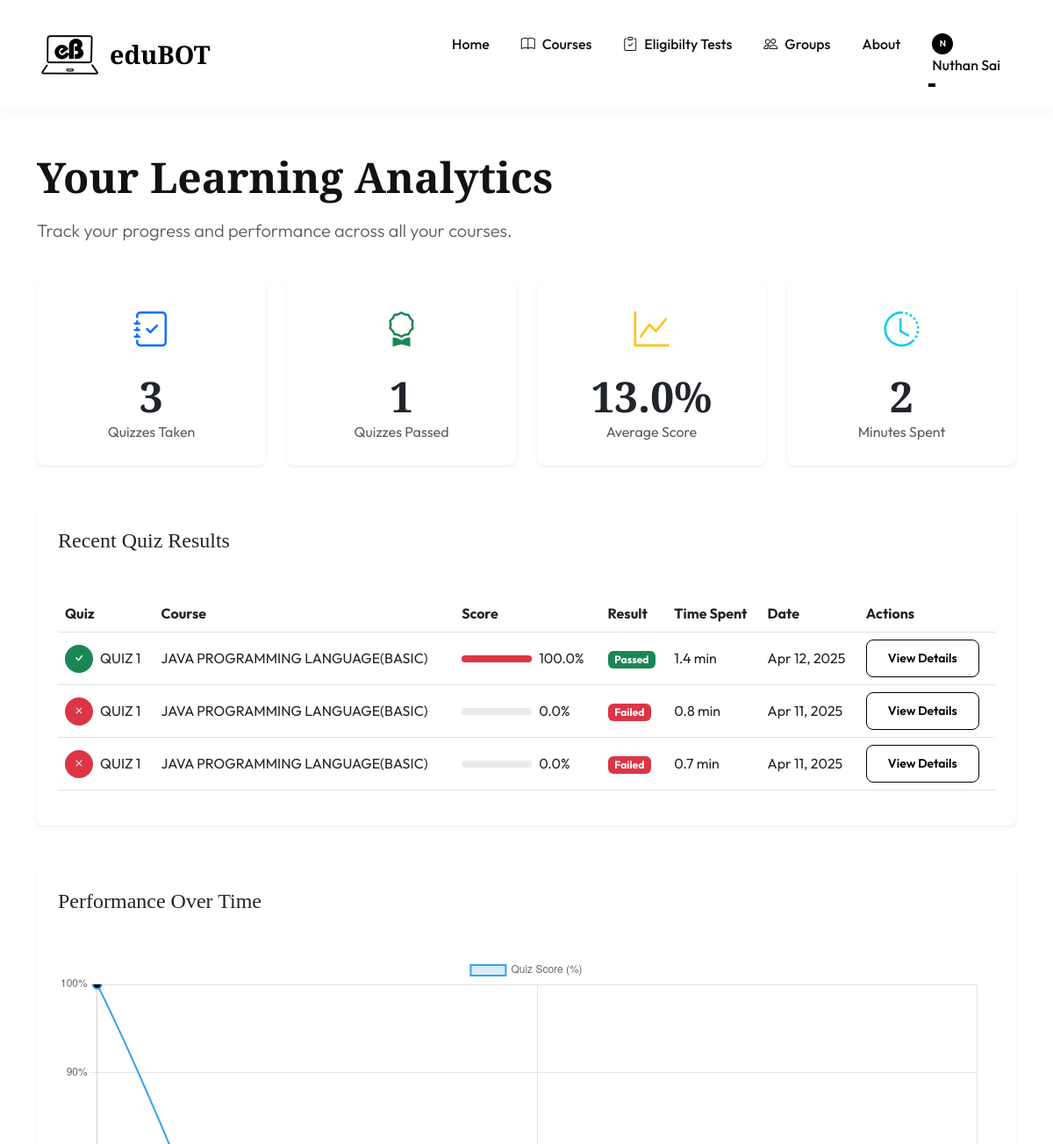
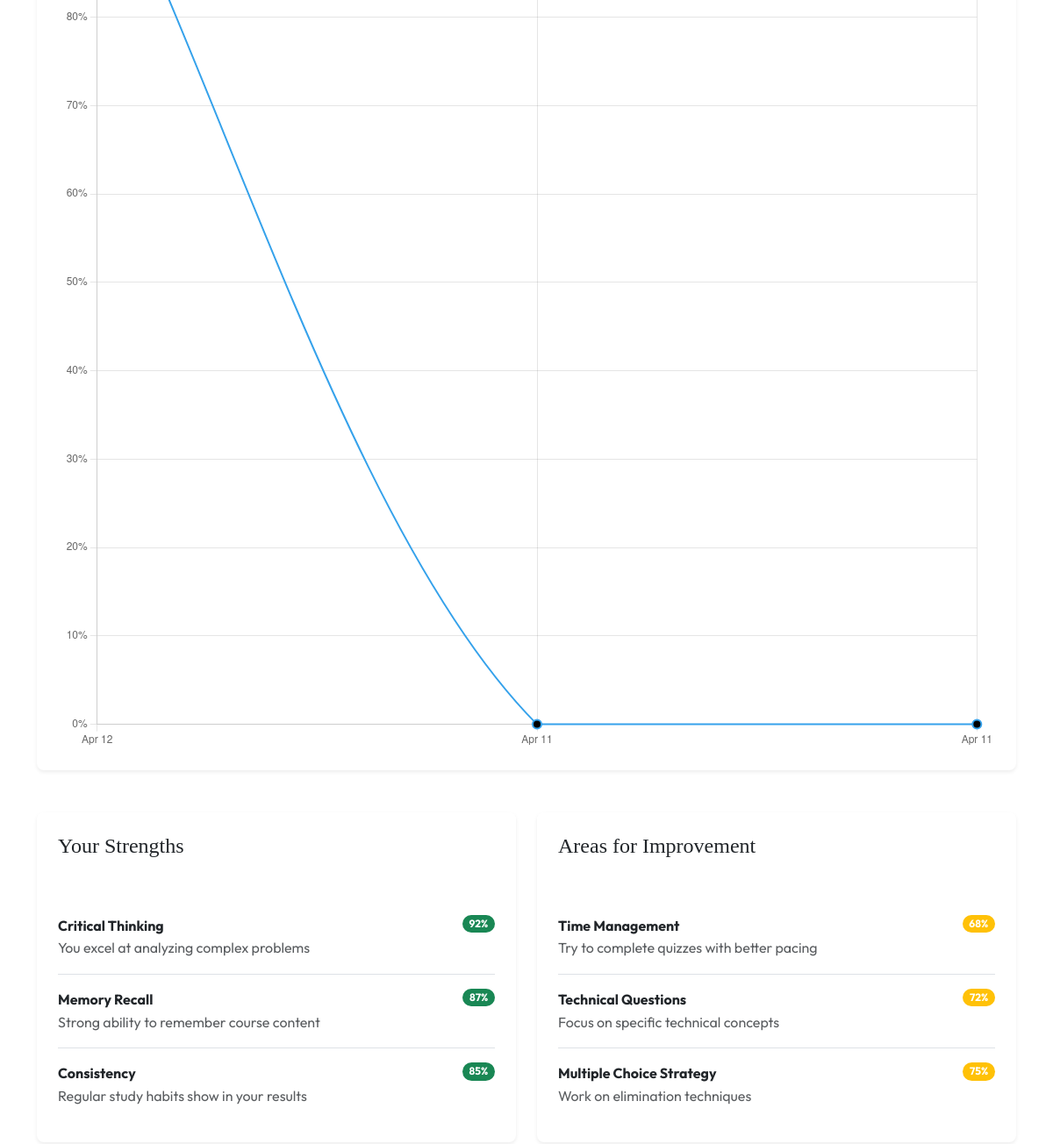
Page /course/analytics/ (signed in, upper part) on the earlier database version (2 pictures, top to bottom).
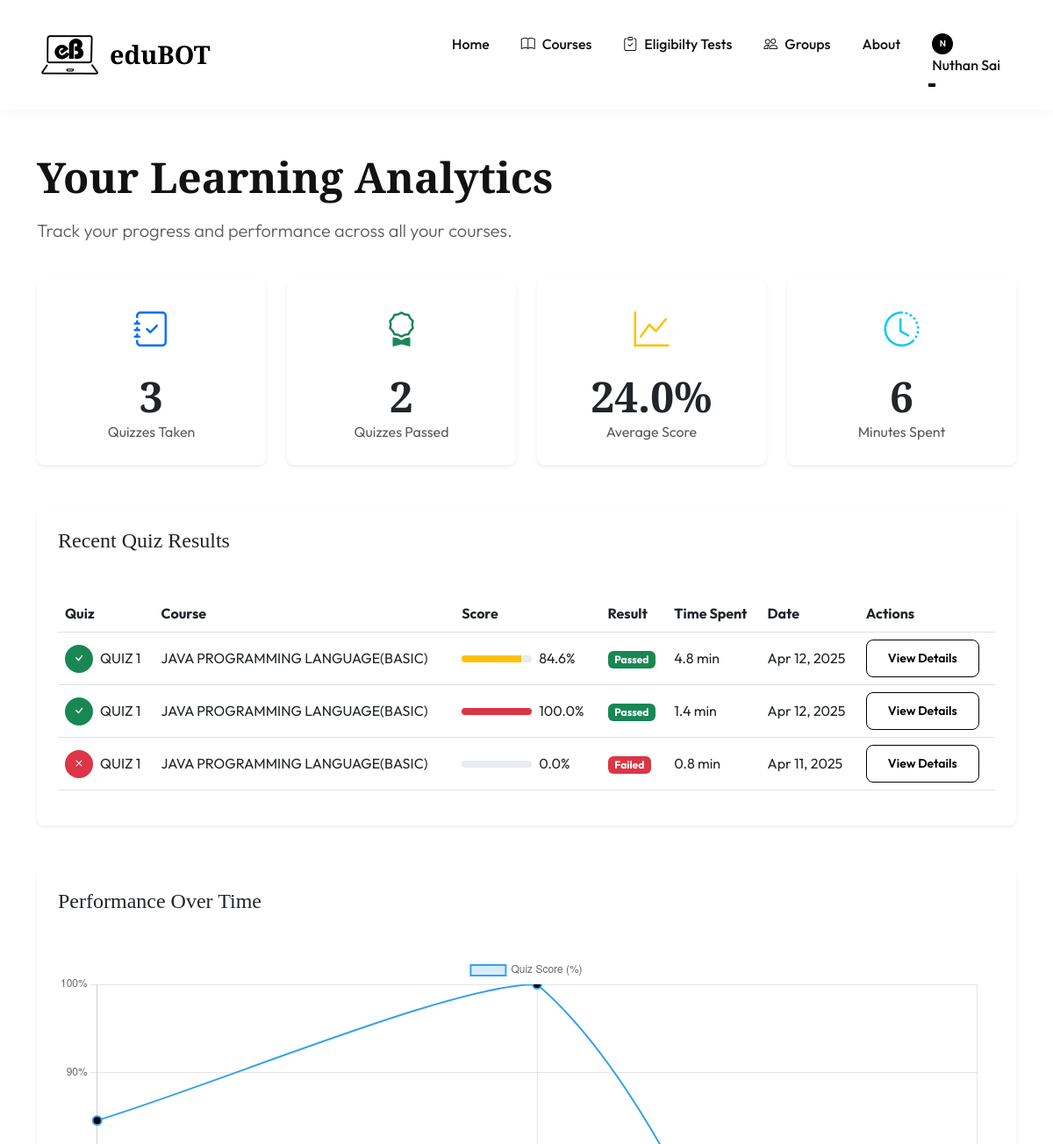
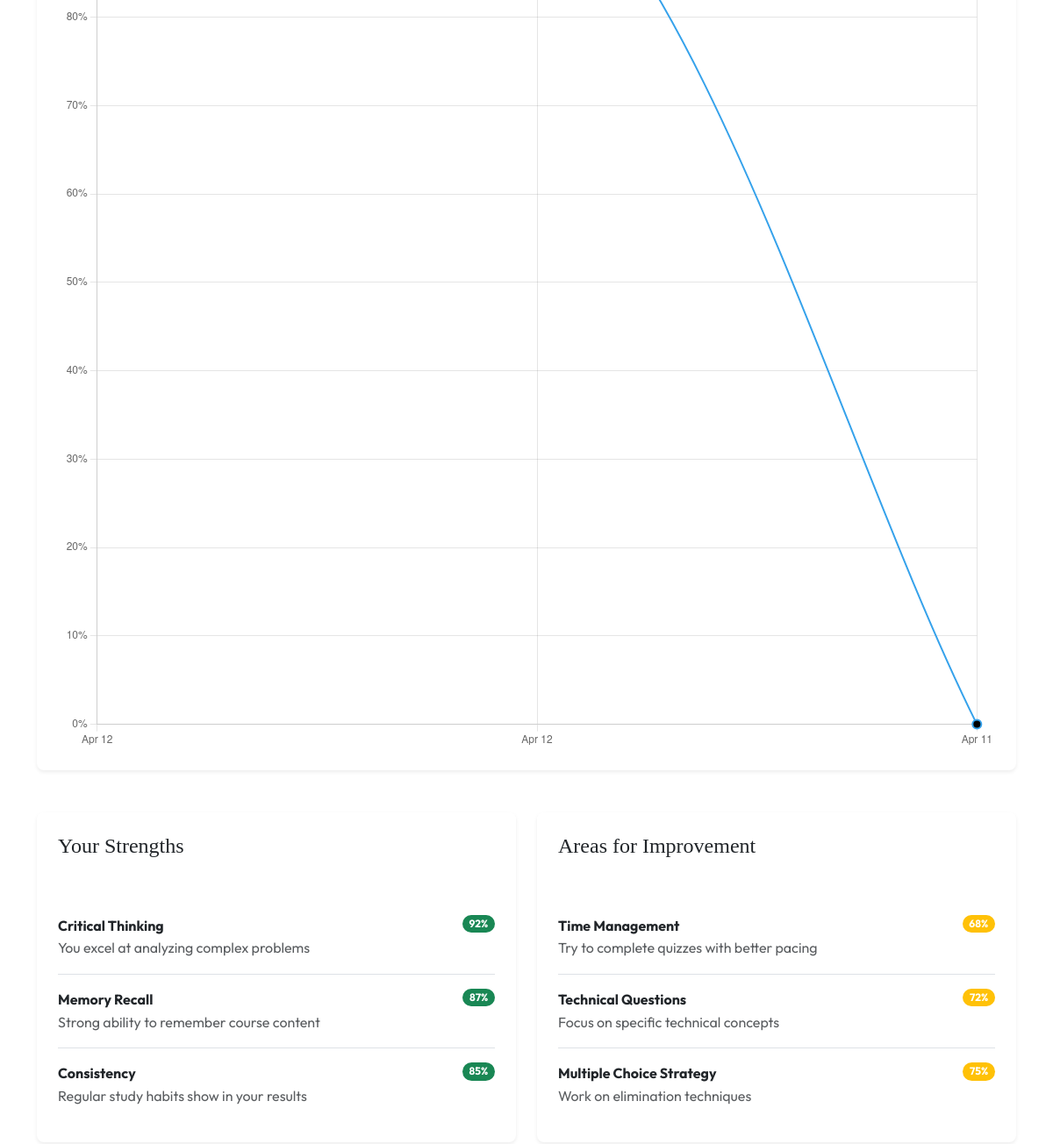
Same page on the later database version (2 pictures, top to bottom).
### courses/models.py (models this page shows, shortened)
class StudentAnalytics(models.Model):
    student_profile = models.OneToOneField('accounts.StudentProfile', on_delete=models.CASCADE, related_name='analytics')
    total_quizzes_taken = models.PositiveIntegerField(default=0)
    total_quizzes_passed = models.PositiveIntegerField(default=0)
    average_score = models.FloatField(default=0)
    total_time_spent = models.PositiveIntegerField(default=0, help_text="Total time spent on quizzes in minutes")

class QuizAttempt(models.Model):
    student = models.ForeignKey(User, on_delete=models.CASCADE, related_name='quiz_attempts')
    quiz = models.ForeignKey(Quiz, on_delete=models.CASCADE, related_name='attempts')
    start_time = models.DateTimeField(auto_now_add=True)
    end_time = models.DateTimeField(null=True, blank=True)
    score = models.FloatField(null=True, blank=True)
    passed = models.BooleanField(null=True, blank=True)
    ip_address = models.GenericIPAddressField(null=True, blank=True)
    user_agent = models.TextField(blank=True)
    tab_switches = models.PositiveIntegerField(default=0)
    session_id = models.UUIDField(default=uuid.uuid4, editable=False)
    @property
    def time_taken(self):
        if not self.end_time:
            return None
        return (self.end_time - self.start_time).total_seconds() / 60
    @property
    def percentage_score(self):
        if self.score is None or self.quiz.total_marks == 0:
            return 0
        return (self.score / self.quiz.total_marks) * 100

class Quiz(models.Model):
    lesson = models.OneToOneField(Lesson, on_delete=models.CASCADE, related_name='quiz')
    title = models.CharField(max_length=200)
    description = models.TextField(blank=True)
    time_limit = models.PositiveIntegerField(help_text="Time limit in minutes", default=10)
    passing_percentage = models.PositiveIntegerField(
        default=75,
        validators=[MinValueValidator(1), MaxValueValidator(100)],
        help_text="Minimum percentage required to pass"
    )
    difficulty = models.CharField(
        max_length=20,
        choices=QuizDifficulty.choices,
        default=QuizDifficulty.MEDIUM
    )
    prevent_tab_switch = models.BooleanField(default=True, help_text="Prevent tab switching during quiz")
    randomize_questions = models.BooleanField(default=True)
    randomize_choices = models.BooleanField(default=False, help_text="Keep this disabled to maintain A,B,C,D order")
    show_result_immediately = models.BooleanField(default=True)
    created_at = models.DateTimeField(auto_now_add=True)
    updated_at = models.DateTimeField(auto_now=True)
    @property
    def total_marks(self):
        return sum(question.marks for question in self.questions.all())

class Lesson(models.Model):
    CONTENT_TYPE_CHOICES = (
        ('video', 'Video'),
        ('text', 'Text'),
        ('quiz', 'Quiz'),
        ('assignment', 'Assignment'),
        ('programming', 'Programming Exercise'),
    )
    section = models.ForeignKey(Section, on_delete=models.CASCADE, related_name='lessons')
    title = models.CharField(max_length=200)
    content_type = models.CharField(max_length=20, choices=CONTENT_TYPE_CHOICES)
    content = models.TextField()
    video_url = models.TextField(
        blank=True,
        help_text="Paste the embedded video code here (iframe). Example: &lt;iframe src='...'&gt;&lt;/iframe&gt;"
    )
    order = models.PositiveIntegerField()
    duration = models.PositiveIntegerField(help_text="Duration in minutes", default=0)
    class Meta:
        ordering = ['order']

class Section(models.Model):
    course = models.ForeignKey(Course, on_delete=models.CASCADE, related_name='sections')
    title = models.CharField(max_length=200)
    order = models.PositiveIntegerField()
    class Meta:
        ordering = ['order']

class Course(models.Model):
    LEVEL_CHOICES = (
        ('basic', 'Basic'),
        ('medium', 'Medium'),
        ('hard', 'Hard'),
    )
    title = models.CharField(max_length=200)
    slug = models.SlugField(unique=True)
    description = models.TextField()
    teacher = models.ForeignKey(User, on_delete=models.CASCADE, related_name='courses')
    category = models.ForeignKey(Category, on_delete=models.SET_NULL, null=True, related_name='courses')
    thumbnail = models.ImageField(upload_to='course_thumbnails/', null=True, blank=True)
    level = models.CharField(max_length=20, choices=LEVEL_CHOICES, default='basic')
    duration = models.PositiveIntegerField(help_text="Duration in minutes")
    prerequisites = models.TextField(blank=True)
    programming_languages = models.CharField(max_length=200, blank=True, help_text="Comma-separated list of programming languages covered in this course")
    created_at = models.DateTimeField(auto_now_add=True)
    updated_at = models.DateTimeField(auto_now=True)
    is_published = models.BooleanField(default=False)
    class Meta:
        ordering = ['-created_at']

class Question(models.Model):
    quiz = models.ForeignKey(Quiz, on_delete=models.CASCADE, related_name='questions')
    text = models.TextField(help_text="Question text (supports multiple lines)")
    image = models.ImageField(upload_to='quiz_questions/', blank=True, null=True)
    time_seconds = models.PositiveIntegerField(default=60, help_text="Time in seconds to answer")
    marks = models.FloatField(default=1.0)
    explanation = models.TextField(blank=True, help_text="Explanation for the correct answer")
    order = models.PositiveIntegerField(default=0)
    class Meta:
        ordering = ['order']

### courses/views.py (the view)
# urls.py: path('analytics/', views.student_analytics, name='student_analytics'),
@login_required
def student_analytics(request):
    if not hasattr(request.user, 'studentprofile'):
        raise PermissionDenied
    analytics, created = StudentAnalytics.objects.get_or_create(student_profile=request.user.studentprofile)
    if created:
        analytics.update_statistics()
    recent_attempts = QuizAttempt.objects.filter(
        student=request.user,
        end_time__isnull=False
    ).select_related('quiz__lesson__section__course').order_by('-end_time')[:10]
    context = {
        'analytics': analytics,
        'recent_attempts': recent_attempts,
    }
    return render(request, 'course/student_analytics.html', context)

### templates/course/student_analytics.html (shortened to what the changed rows need)
{% extends 'accounts/base.html' %}
{% block content %}
<div class="container py-5">
    <div class="row mb-4">
        <div class="col-12">
            <h1 class="display-5 fw-bold mb-3">Your Learning Analytics</h1>
        </div>
    </div>
    <div class="row g-4 mb-5">
        <div class="col-md-3">
            <div class="card border-0 shadow-sm h-100">
                <div class="card-body p-4 text-center">
                    <div class="mb-3">
                        <i class="bi bi-journal-check text-primary" style="font-size: 2.5rem;"></i>
                    </div>
                    <h3 class="display-5 fw-bold mb-0">{{ analytics.total_quizzes_taken }}</h3>
                    <p class="text-muted mb-0">Quizzes Taken</p>
                </div>
            </div>
        </div>
        <div class="col-md-3">
            <div class="card border-0 shadow-sm h-100">
                <div class="card-body p-4 text-center">
                    <div class="mb-3">
                        <i class="bi bi-award text-success" style="font-size: 2.5rem;"></i>
                    </div>
                    <h3 class="display-5 fw-bold mb-0">{{ analytics.total_quizzes_passed }}</h3>
                    <p class="text-muted mb-0">Quizzes Passed</p>
                </div>
            </div>
        </div>
        <div class="col-md-3">
            <div class="card border-0 shadow-sm h-100">
                <div class="card-body p-4 text-center">
                    <div class="mb-3">
                        <i class="bi bi-graph-up text-warning" style="font-size: 2.5rem;"></i>
                    </div>
                    <h3 class="display-5 fw-bold mb-0">{{ analytics.average_score|floatformat:1 }}%</h3>
                    <p class="text-muted mb-0">Average Score</p>
                </div>
            </div>
        </div>
        <div class="col-md-3">
            <div class="card border-0 shadow-sm h-100">
                <div class="card-body p-4 text-center">
                    <div class="mb-3">
                        <i class="bi bi-clock-history text-info" style="font-size: 2.5rem;"></i>
                    </div>
                    <h3 class="display-5 fw-bold mb-0">{{ analytics.total_time_spent }}</h3>
                    <p class="text-muted mb-0">Minutes Spent</p>
                </div>
            </div>
        </div>
    </div>
    <div class="card border-0 shadow-sm mb-5">
        <div class="card-header bg-white p-4 border-0">
            <h2 class="h4 mb-0">Recent Quiz Results</h2>
        </div>
        <div class="card-body p-4">
            {% if recent_attempts %}
                <div class="table-responsive">
                    <table class="table table-hover align-middle">
                        <thead>
                            <tr>
                                <th>Quiz</th>
                                <th>Course</th>
                                <th>Score</th>
                                <th>Result</th>
                                <th>Time Spent</th>
                                <th>Date</th>
                                <th>Actions</th>
                            </tr>
                        </thead>
                        <tbody>
                            {% for attempt in recent_attempts %}
                                <tr>
                                    <td>
                                        <div class="d-flex align-items-center">
                                            <div class="avatar-circle me-2 bg-{{ attempt.passed|yesno:'success,danger' }}" style="width: 32px; height: 32px;">
                                                <i class="bi bi-{{ attempt.passed|yesno:'check,x' }}"></i>
                                            </div>
                                            <span>{{ attempt.quiz.title }}</span>
                                        </div>
                                    </td>
                                    <td>{{ attempt.quiz.lesson.section.course.title }}</td>
                                    <td>
                                        <div class="d-flex align-items-center">
                                            <div class="progress me-2" style="width: 80px; height: 8px;">
                                                <div class="progress-bar bg-{{ attempt.percentage_score|floatformat:0|divisibleby:50|yesno:'danger,warning,success' }}"
                                                     role="progressbar"
                                                     style="width: {{ attempt.percentage_score }}%"
                                                     aria-valuenow="{{ attempt.percentage_score }}"
                                                     aria-valuemin="0"
                                                     aria-valuemax="100"></div>
                                            </div>
                                            <span>{{ attempt.percentage_score|floatformat:1 }}%</span>
                                        </div>
                                    </td>
                                    <td>
                                        <span class="badge bg-{{ attempt.passed|yesno:'success,danger' }}">
                                            {{ attempt.passed|yesno:'Passed,Failed' }}
                                        </span>
                                    </td>
                                    <td>{{ attempt.time_taken|floatformat:1 }} min</td>
                                    <td>{{ attempt.end_time|date:"M d, Y" }}</td>
                                    <td>
                                        <a href="{% url 'quiz_results' attempt_id=attempt.id %}" class="btn btn-sm btn-outline-primary">
                                            View Details
                                        </a>
                                    </td>
                                </tr>
                            {% endfor %}
                        </tbody>
                    </table>
                </div>
            {% endif %}
        </div>
    </div>
    <div class="card border-0 shadow-sm mb-5">
        <div class="card-header bg-white p-4 border-0">
            <h2 class="h4 mb-0">Performance Over Time</h2>
        </div>
        <div class="card-body p-4">
            {% if recent_attempts %}
                <canvas id="performanceChart" height="300"></canvas>
            {% endif %}
        </div>
    </div>
    <div class="row g-4">
        <div class="col-md-6">
            <div class="card border-0 shadow-sm h-100">
                <div class="card-header bg-white p-4 border-0">
                    <h2 class="h4 mb-0">Your Strengths</h2>
                </div>
            </div>
        </div>
        <div class="col-md-6">
            <div class="card border-0 shadow-sm h-100">
                <div class="card-header bg-white p-4 border-0">
                    <h2 class="h4 mb-0">Areas for Improvement</h2>
                </div>
            </div>
        </div>
    </div>
</div>
{% endblock %}
{% block extra_js %}
<script>
    document.addEventListener('DOMContentLoaded', function() {
        {% if recent_attempts %}
            // Setup data for chart
            const ctx = document.getElementById('performanceChart').getContext('2d');
            const chart = new Chart(ctx, {
                type: 'line',
                data: {
                    labels: [
                        {% for attempt in recent_attempts %}
                            '{{ attempt.end_time|date:"M d" }}',
                        {% endfor %}
                    ],
                    datasets: [{
                        label: 'Quiz Score (%)',
                        data: [
                            {% for attempt in recent_attempts %}
                                {{ attempt.percentage_score|floatformat:1 }},
                            {% endfor %}
                        ],
                        backgroundColor: 'rgba(54, 162, 235, 0.2)',
                        borderColor: 'rgba(54, 162, 235, 1)',
                        borderWidth: 2,
                        tension: 0.3,
                        pointBackgroundColor: [
                            {% for attempt in recent_attempts %}
                                '{{ attempt.passed|yesno:"rgba(40, 167, 69, 1),rgba(220, 53, 69, 1)" }}',
                            {% endfor %}
                        ],
                        pointRadius: 5,
                        pointHoverRadius: 7
                    }]
                },
                options: {
                    responsive: true,
                    scales: {
                        y: {
                            beginAtZero: true,
                            max: 100,
                            ticks: {
                                callback: function(value) {
                                    return value + '%';
                                }
                            }
                        }
                    },
                    plugins: {
                        tooltip: {
                            callbacks: {
                                label: function(context) {
                                    return context.dataset.label + ': ' + context.parsed.y + '%';
                                }
                            }
                        }
                    }
                }
            });
        {% endif %}
    });
</script>
{% endblock %}

Differences in the rows shown:
removed QuizAttempt: quiz "QUIZ 1", quiz.lesson.section.course "JAVA PROGRAMMING LANGUAGE(BASIC)", percentage_score "0.0", passed "Failed", time_taken "0.7", end_time "Apr 11, 2025"
changed StudentAnalytics: total_quizzes_passed "1" → "2"; average_score "13.0" → "24.0"; total_time_spent "2" → "6"
added QuizAttempt: quiz "QUIZ 1", quiz.lesson.section.course "JAVA PROGRAMMING LANGUAGE(BASIC)", percentage_score "84.6", passed "Passed", time_taken "4.8", end_time "Apr 12, 2025"
Other differences:
chart data {{ attempt.percentage_score|floatformat:1 }}: 100.0, 0.0, 0.0 → 84.6, 100.0, 0.0
